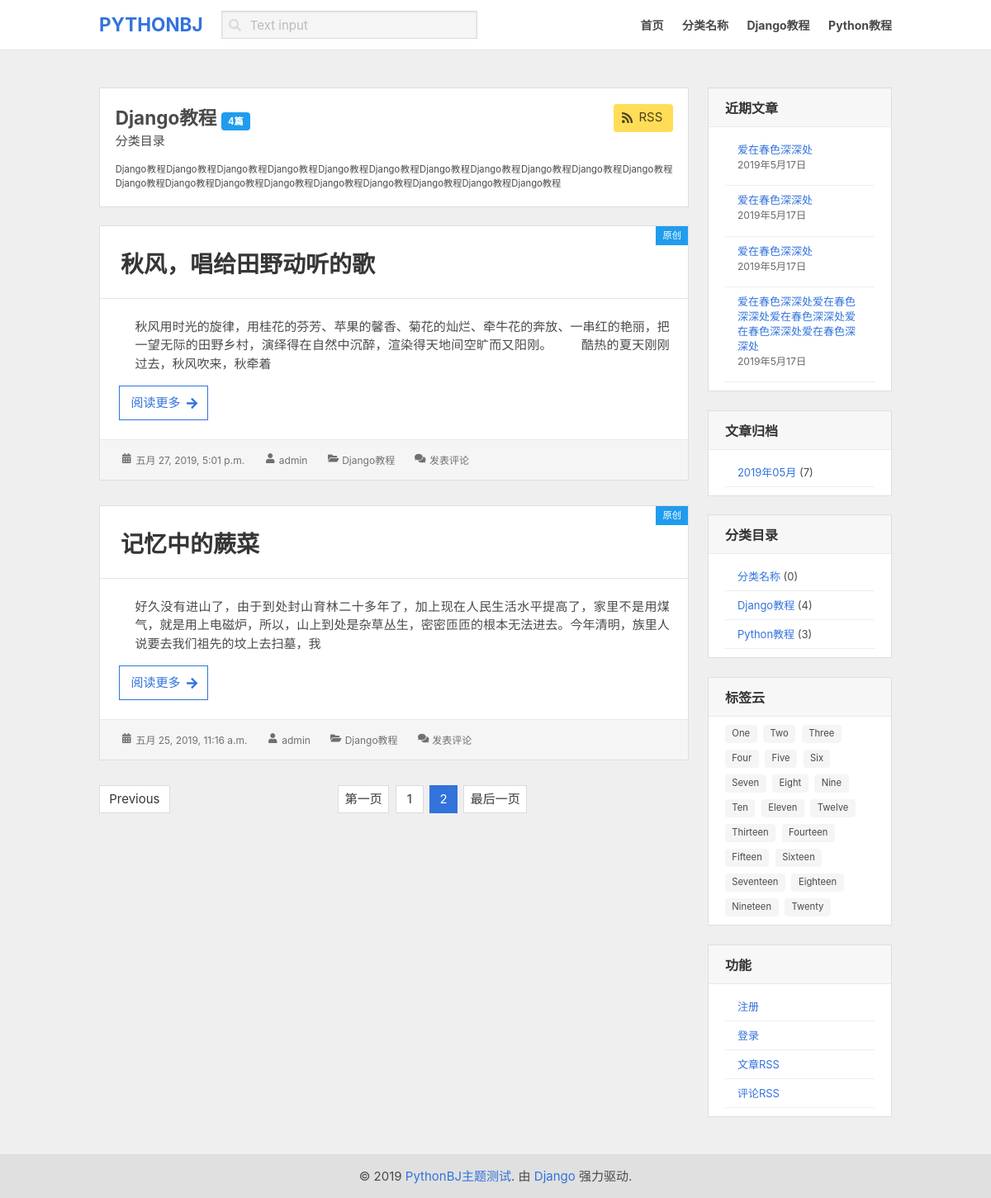
Screenshot of /blog/category/2/?page=2 with the database file from the repository.
### blog/models.py (models this page shows, shortened)
class Category(models.Model):
    name = models.CharField('分类名称', max_length=32)
    slug = models.SlugField('slug', max_length=64)
    author = models.ForeignKey(User, on_delete=models.CASCADE, verbose_name="用户")
    desc = models.TextField('分类描述', max_length=200)
    add_date = models.DateTimeField(auto_now_add=True)
    pub_date = models.DateTimeField(auto_now=True)
    class Meta:
        ordering = ['-pub_date']
        verbose_name_plural = "博客分类"
    def __str__(self):
        return self.name

class Article(models.Model, ReadNumExpandMethod):
    HAS_PUB_CHOICES = (
        (0, '发布'),
        (1, '存草稿'),
    )
    HAS_REPRINT_CHOICES = (
        (0, '原创'),
        (1, '转载'),
    )
    title = models.CharField('文章标题', max_length=100)
    slug = models.SlugField('slug', max_length=100, blank=True, null=True, help_text="链接后缀，必须为英文字符")
    author = models.ForeignKey(User, on_delete=models.CASCADE, verbose_name="作者")
    read_details = GenericRelation(ReadDetail)  # 关联到这个模型，可以很方便的访问关联模型的所有数据
    desc = models.TextField(max_length=100, blank=True, help_text="文章简介，字数保持在100以内！")
    topic = models.ForeignKey('Topic', on_delete=models.CASCADE, verbose_name="专题", blank=True, null=True)
    category = models.ForeignKey('Category', on_delete=models.CASCADE, verbose_name="分类")
    picture = models.ImageField('封面图', upload_to='images/', max_length=200, blank=True, null=True)
    content = MDTextField()
    tags = models.ManyToManyField('Tag', blank=True)
    has_pub = models.PositiveSmallIntegerField('是否发布',choices=HAS_PUB_CHOICES, default=0)
    has_reprint = models.PositiveSmallIntegerField('是否原创', choices=HAS_REPRINT_CHOICES, default=0)
    has_url = models.URLField('原文链接', blank=True, null=True)
    add_date = models.DateTimeField(auto_now_add=True)
    pub_date = models.DateTimeField(auto_now=True)
    class Meta:
        ordering = ['-pub_date']
        verbose_name_plural = "文章管理"

### blog/views.py (the view)
# urls.py: path('category/<int:category_id>/', views.category_list, name="category"),
def category_list(request, category_id):
    category = get_object_or_404(Category, id=category_id)
    article_list = category.article_set.filter(has_pub=0)
    paginator = Paginator(article_list, per_page=2, orphans=1)
    pages = paginator.page_range  # 生成所有页码
    pages_num = paginator.num_pages  # 总页数
    page = request.GET.get('page')  # 当前页面
    contacts = paginator.get_page(page)
    return render(request, 'blog/category_list.html', locals())

### blog/templatetags/blog_tags.py (called while the page is built)
@register.simple_tag
def archives():
    return Article.objects.dates('pub_date', 'month', order='DESC')

@register.simple_tag
def archives_num(year, month):
    return Article.objects.filter(pub_date__year=year, pub_date__month=month, has_pub=0).count()

@register.simple_tag
def get_categorys():
    return Category.objects.all()

@register.simple_tag
def get_articel_nums(category_id):
    category = get_object_or_404(Category, id=category_id)
    return category.article_set.filter(has_pub=0).count()

### templates/blog/category_list.html (shortened to what this page needs)
{% extends 'base.html' %}
{% load blog_tags %}
{% block section %}
      <div class="box has-background-white is-radiusless is-shadowless">
          <div class="content">
              <p class="is-pulled-left">
                  <span class="has-text-weight-bold is-size-4">{{ category }}&nbsp;<span class="tag is-info">{% get_articel_nums category.id %}篇</span></span> <br>
                  <span class="is-size-6">分类目录</span>
              </p>
              <a href="" class="button is-warning is-pulled-right">
                  <span class="icon">
                      <i class="fas fa-rss"></i>
                  </span>
                  <span>RSS</span>
              </a>
              <div class=" is-clearfix"></div>
              <p class=" has-text-justified is-size-7">
                  {{ category.desc }}
              </p>
          </div>
      </div>
  {% if contacts %}
  {% for article in contacts %}
  <div class="card is-shadowless" style="margin-bottom: 30px;">
      <header class="card-header is-shadowless">
          <a href="{% url 'blog:detail' article.id %}" class="card-header-title card-title">
              {{ article.title }}
          </a><span class="tag is-info is-radiusless">{{ article.get_has_reprint_display }}</span>
      </header>
      <div class="card-content">
          <div class="content">
              <p class="has-text-justified" style="padding-left: 20px">
                  {{ article.content|truncatechars:100 }}
              </p>
              <a href="{% url 'blog:detail' article.id %}" class=" button is-radiusless is-medium is-link is-outlined" >
                  <span class="is-size-6">阅读更多</span>
                  <span class="icon is-size-6">
                      <i class="fas fa-arrow-right"></i>
                  </span>
              </a>
          </div>
      </div>
      <footer class="card-footer has-background-light">
          <ul class="is-inline-block">
              <li class="is-inline-block">
                  <span class="icon is-small">
                      <i class="fa fa-calendar-alt"></i>
                  </span>
                  <span>{{ article.add_date }} </span>
              </li>
              <li class="is-inline-block">
                  <span class="icon is-small">
                      <i class="fa fa-user"></i>
                  </span>
                  <span><a href="">{{ article.author }}</a></span>
              </li>
              <li class="is-inline-block">
                  <span class="icon is-small">
                      <i class="fa fa-folder-open"></i>
                  </span>
                  <span><a href="{% url 'blog:category' article.category.id %}">{{ article.category.name }}</a></span>
              </li>
              <li class="is-inline-block">
                  <span class="icon is-small">
                      <i class="fa fa-comments"></i>
                  </span>
                  <span><a href="">发表评论</a></span>
              </li>
          </ul>
      </footer>
  </div>
    {% endfor %}
    {% else %}
      <p class="has-text-centered has-text-info" style="line-height: 80px">此栏目下还没有发表任何文章！</p>
    {% endif %}
<nav class="pagination is-centered" role="navigation" aria-label="pagination">
{% if contacts.has_previous %}
  <a class="pagination-previous is-radiusless has-background-white" href="?page={{ contacts.previous_page_number }}">Previous</a>
{% endif %}
  <ul class="pagination-list">
  <li><a class="pagination-link is-radiusless has-background-white" aria-label="Goto page 1" href="?page={{ contacts.start_index }}">第一页</a></li>
      {% for page in pages %}
    {% if page == contacts.number %}
        <li><a class="pagination-link is-current is-radiusless" href="?page={{ page }}">{{ page }}</a></li>
    {% else %}
        <li><a class="pagination-link is-radiusless has-background-white" href="?page={{ page }}">{{ page }}</a></li>
    {% endif %}
{% endfor %}
    <li><a class="pagination-link is-radiusless has-background-white" aria-label="Goto page 86" href="?page={{ contacts.end_index }}">最后一页</a></li>
  </ul>
</nav>
{% endblock %}

### templates/base.html (shortened to what this page needs)
{% load staticfiles %}
{% load blog_tags %}
<!DOCTYPE html>
<html lang="en">
<head>
    <link rel="stylesheet" href="{% static 'blog/css/style.css' %}">
    <link rel="stylesheet" href="{% static 'blog/css/bulma.css' %}">
</head>
<body>
<header>
    <nav class="navbar" role="navigation" aria-label="main navigation">
        <div class="container">
            <div class="navbar-brand" style="height:60px;">
                <a href="{% url 'blog:index' %}" class="navbar-item">
                    <span class="has-text-weight-bold is-size-4 is-uppercase has-text-link">pythonBJ</span>
                </a>
            </div>
            <div id="navbarBasicExample" class="navbar-menu">
                <div class="navbar-start">
                    <div class="navbar-item">
                        <div class="field">
                            <div class="control has-icons-left has-icons-right">
                                <input class="input is-radiusless has-background-light" type="text" placeholder="Text input">
                                <span class="icon is-small is-left">
                                </span>
                                </div>
                            </div>
                        </div>
                    </div>
                    <div class="navbar-end a-size">
                    {% get_categorys as cattegory_list %}
                        {% if cattegory_list %}
                        <a href="{% url 'blog:index' %}" class="navbar-item ">首页</a>
                        {% for category in cattegory_list %}
                        <a href="{% url 'blog:category' category.id %}" class="navbar-item">{{ category.name }}</a>
                            {% endfor %}
                        {% else %}
                            <a>还没有添加任何分类</a>
                        {% endif %}
                    </div>
                </div>
            </div>
            </nav>
        </header>
        <section class="section">
                <div class="container">
                   <div class="columns">
                       <div class="column is-9 ">
                           {% block section %}{% endblock section %}
                       </div>
                       <div class="column is-3  ">
                        <div class="box is-radiusless is-paddingless panel-head-backcolor is-shadowless">
        <h1 class=" has-text-weight-bold">近期文章</h1>
        <div class="box-content">
            <ul>
                <li>
                 <a href="">爱在春色深深处</a>
                 <time>2019年5月17日</time>
                </li>
                <li>
                     <a href="">爱在春色深深处</a>
                     <time>2019年5月17日</time>
                </li>
                <li>
                     <a href="">爱在春色深深处</a>
                     <time>2019年5月17日</time>
                </li>
                <li>
                 <a href="">爱在春色深深处爱在春色深深处爱在春色深深处爱在春色深深处爱在春色深深处</a>
                 <time>2019年5月17日</time>
                </li>
            </ul>
        </div>
    </div>
    <div class="box is-radiusless is-paddingless panel-head-backcolor is-shadowless">
         <h1 class=" has-text-weight-bold">文章归档</h1>
         <div class="box-content">
         {% archives as blog_dates %}
             <ul>
                 {% for blog_date in blog_dates %}
                 <li>
                  <a href="{% url 'blog:dates' blog_date.year blog_date.month%}">{{ blog_date|date:"Y年m月" }} </a><span>({% archives_num blog_date.year blog_date.month %})</span>
                 </li>
                 {% endfor %}
             </ul>
         </div>
     </div>
     <div class="box is-radiusless is-paddingless panel-head-backcolor is-shadowless">
             <h1 class=" has-text-weight-bold">分类目录</h1>
             <div class="box-content">
             {% get_categorys as cattegory_list %}
                 <ul>
                 {% if cattegory_list %}
                     {% for category in cattegory_list %}
                     <li>
                      <a href="{% url 'blog:category' category.id %}">{{ category.name }} </a><span>({% get_articel_nums category.id %})</span>
                     </li>
                     {% endfor %}
                 {% else %}
                      <li>
                      暂无分类
                     </li>
                 {% endif %}
                 </ul>
             </div>
     </div>
     <div class="box is-radiusless is-paddingless panel-head-backcolor is-shadowless">
             <h1 class=" has-text-weight-bold">标签云</h1>
             <div class="box-content">
                     <div class="tags">
                             <span class="tag">One</span>
                             <span class="tag">Two</span>
                             <span class="tag">Three</span>
                             <span class="tag">Four</span>
                             <span class="tag">Five</span>
                             <span class="tag">Six</span>
                             <span class="tag">Seven</span>
                             <span class="tag">Eight</span>
                             <span class="tag">Nine</span>
                             <span class="tag">Ten</span>
                             <span class="tag">Eleven</span>
                             <span class="tag">Twelve</span>
                             <span class="tag">Thirteen</span>
                             <span class="tag">Fourteen</span>
                             <span class="tag">Fifteen</span>
                             <span class="tag">Sixteen</span>
                             <span class="tag">Seventeen</span>
                             <span class="tag">Eighteen</span>
                             <span class="tag">Nineteen</span>
                             <span class="tag">Twenty</span>
                           </div>
             </div>
     </div>
     <div class="box is-radiusless is-paddingless panel-head-backcolor is-shadowless">
             <h1 class=" has-text-weight-bold">功能</h1>
             <div class="box-content">
                 <ul>
                     {% if user.is_authenticated %}
                         <li>
                      <a href="">管理站点 </a>
                     </li>
                     <li>
                         <a href="{% url 'logout' %}">登出</a>
                     </li>
                         {% else %}
                         <li>
                      <a href="">注册 </a>
                     </li>
                     <li>
                         <a href="{% url 'account:login' %}?from={{ request.get_full_path }}">登录</a>
                     </li>
                     {% endif %}
                     <li>
                         <a href="">文章RSS</a>
                     </li>
                     <li>
                         <a href="">评论RSS</a>
                     </li>
                 </ul>
             </div>
     </div>
                       </div>
                   </div>
                </div>
            </section>
{% include 'blog/footer.html' %}
</body>
</html>

### static/blog/css/style.css (style rules this page uses)
html { font-size: 15px; background-color: #EFEFEF; }
.a-size a { font-size: 14px !important; font-weight: bold; }
header { border-bottom:1px solid #e5e5e5; }
.card { border:1px solid #dedede; }
.card-title { font-size: 28px; padding: 25px 25px 20px !important; }
.card-footer { padding: 10px 25px; font-size: 12px; border-top:1px solid #EAEAEA !important; color: #707070; }
.card-footer a { color: #707070; }
.card-footer ul li { margin:5px 20px 5px 0; }
.panel-head-backcolor { background: #f7f7f7 !important; }
.box { background: #f7f7f7 !important; border: solid 1px #dedede; }
.box h1 { color: #333; font-size: 16px; padding: 12px 20px 10px; border-bottom: solid 1px #EAEAEA; text-transform: uppercase; position: relative; }
.box .box-content { background: #ffffff; padding: 10px 20px; font-size: 13px; }
.box .box-content li { padding: 8px 15px; overflow: hidden; line-height: 18px; border-bottom: 1px solid #eee; }
.box .box-content li a { font-size: 13px; }
.box .box-content li time { font-size: 0.8125rem; color: #686868; line-height: 1.615384615; margin-bottom: 0.538461538em; display: block; }

### rows the page displays
Category: name "分类名称", id "0"
Category: name "Django教程", id "4", desc "Django教程Django教程Django教程Django教程Django教程Django教程Django教程Django教程Django教程Django教程Django教程Django教程Django教程Django教程Django教程Django教程Django教程Django教程Django教程Django教程"
Category: name "Python教程", id "3"
Article: title "秋风，唱给田野动听的歌", has_reprint "原创", content "秋风用时光的旋律，用桂花的芬芳、苹果的馨香、菊花的灿烂、牵牛花的奔放、一串红的艳丽，把一望无际的田野乡村，演绎得在自然中沉醉，渲染得天地间空旷而又阳刚。 酷热的夏天刚刚过去，秋风吹来，秋牵着", add_date "五月 27, 2019, 5:01 p.m.", author "admin", category.name "Django教程"
Article: title "记忆中的蕨菜", has_reprint "原创", content "好久没有进山了，由于到处封山育林二十多年了，加上现在人民生活水平提高了，家里不是用煤气，就是用上电磁炉，所以，山上到处是杂草丛生，密密匝匝的根本无法进去。今年清明，族里人说要去我们祖先的坟上去扫墓，我", add_date "五月 25, 2019, 11:16 a.m.", author "admin", category.name "Django教程"

### other values shown
{{ page }} "1"
{{ page }} "2"
{{ blog_date|date:"Y年m月" }} "2019年05月"
